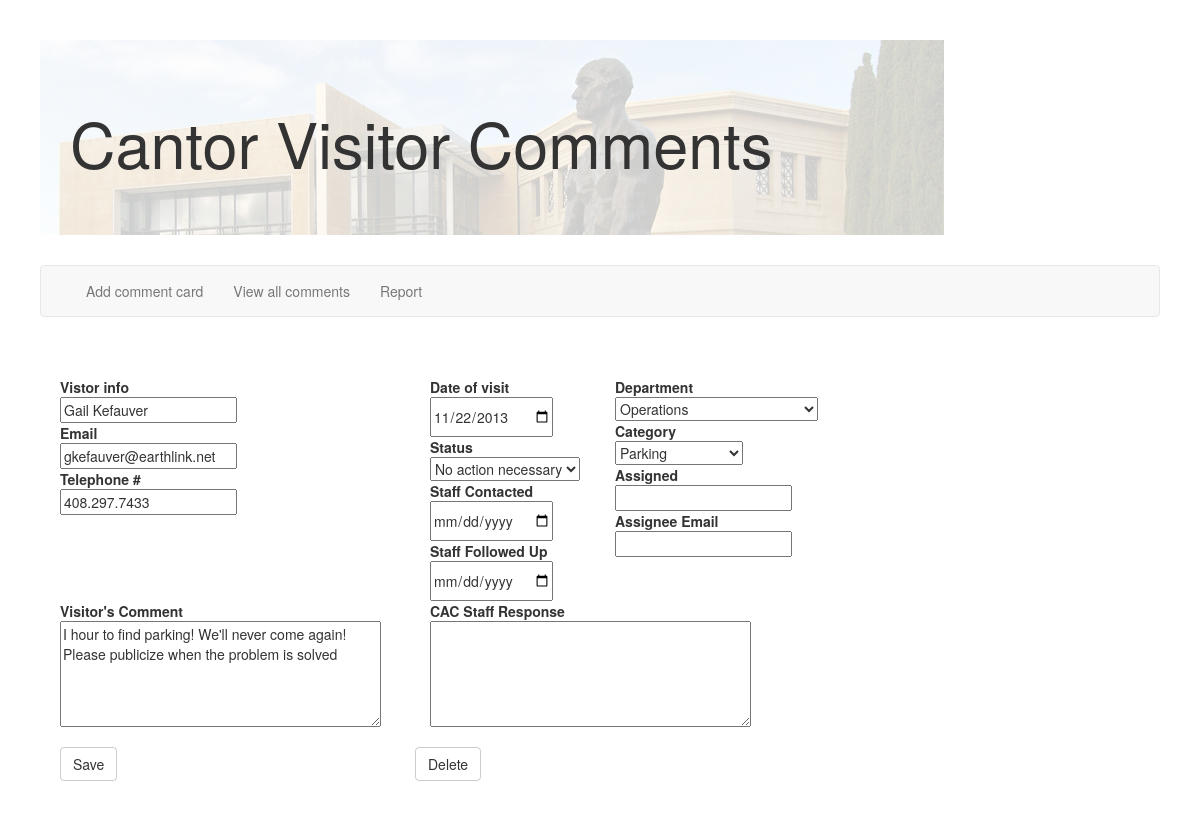
The app's page /edit_comment.php?commentID=1 with its own data.
### tables this page shows
CREATE TABLE Comments(CommentID integer PRIMARY KEY, Date datetime, CommentText varchar, 
Name varchar, Telephone varchar, Email varchar, Status varchar, Department varchar, 
Category varchar, Assignee varchar, AssigneeEmail varchar, ContactDate datetime, FollowUpDate datetime, StaffResponse varchar);

### edit_comment.php (the view, shortened to what this page needs)
<html>
<head>
  <link href="bootstrap/css/bootstrap.min.css" rel="stylesheet">
</head>
<?php
	include ('./cantorsqlitedb.php');
?>
<div class="content">
<?php
  if($_GET["commentID"]) {
    $commentID = $_GET["commentID"];
    try {
      $db->beginTransaction();
      $query = "Select * from Comments where CommentID=" . $commentID;
      $result = $db->query($query);
      $row = $result->fetch();
      $date = $row["Date"];
      $name = $row["Name"];
      $status = $row["Status"];
      $comment = $row["CommentText"];
      $telephone = $row["Telephone"];
      $email = $row["Email"];
      $assignee = $row["Assignee"];
      $assignee_email = $row["AssigneeEmail"];
      $department = $row["Department"];
      $contact_date = $row["ContactDate"];
      $follow_up_date = $row["FollowUpDate"];
      $category = $row["Category"];
      $staffResponse = $row["StaffResponse"];
      echo "<form role=\"form\" method=\"POST\">";
      echo "<br><input type=\"hidden\" name=\"commentID\" value=\"" . $commentID . "\">";
      echo "<div class=\"row\">";
      echo "<div class=\"col-md-4\">";
      echo "<strong>Vistor info</strong>";
      echo "<br><input type=\"text\" name=\"name\" value=\"" . $name . "\">";
      echo "<br><strong>Email</strong>";
      echo "<br><input type=\"text\" name=\"email\" value=\"" . $email . "\">";
      echo "<br><strong>Telephone #</strong>";
      echo "<br><input type=\"text\" name=\"telephone\" value=\"" . $telephone . "\">";
      echo "</div>";
      echo "<div class=\"col-md-2\">";
      echo "<strong>Date of visit</strong>";
      echo "<br><input type=\"date\" name=\"date\" value=\"" . $date . "\">";
      echo "<br><strong>Status</strong>";
      $statuses = array("No action necessary", "Action required", "Contact visitor", "Issue solved", "In progress");
      echo "<br><select name=\"status\">";
      foreach ($statuses as $stat) {
        if ($status == $stat)
        {
        	echo "<option selected=\"selected\" value=\"" . $stat . "\">" . $stat . "</option>";
        } else {
      		echo "<option value=\"" . $stat . "\">" . $stat . "</option>";
      	}
      }
      echo "</select>";
      echo "<br><strong>Staff Contacted</strong>";
      echo "<br><input type=\"date\" name=\"contact_date\" value=\"" . $contact_date . "\">";
      echo "<br><strong>Staff Followed Up</strong>";
      echo "<br><input type=\"date\" name=\"follow_up_date\" value=\"" . $follow_up_date . "\">";
      echo "</div>";
      echo "<div class=\"col-md-2\">";
      echo "<strong>Department</strong>";
      $departments = array("Administration", "Operations", "Curatorial Staff",
      					"Curatorial Assistants", "Education Staff",
      					"External Relations Staff", "Collections", "Art Preparotors",
      					"Rights and Reproductions", "CAC Internal (Administration)",
      					"Security");
      echo "</br><select name=\"department\">";
      foreach ($departments as $dep) {
        if ($department == $dep)
        {
        	echo "<option selected=\"selected\" value=\"" . $dep . "\">" . $dep . "</option>";
        } else {
      		echo "<option value=\"" . $dep . "\">" . $dep . "</option>";
      	}
      }
      echo "</select>";
      echo "</br><strong>Category</strong>";
      $categories = array("Parking", "Exhibition", "Bookstore", "Compliments", "E-News",
      					"Building Issues", "Security", "Business", "Maps/Direction",
      					"Docents", "Cafe", "Complaints", "Family Programs",
      					"Lost and Found");
      echo "</br><select name=\"category\">";
      foreach ($categories as $cat) {
        if ($category == $cat)
        {
        	echo "<option selected=\"selected\" value=\"" . $cat . "\">" . $cat . "</option>";
        } else {
      		echo "<option value=\"" . $cat . "\">" . $cat . "</option>";
      	}
      }
      echo "</select>";
      echo "</br><strong>Assigned</strong>";
      echo "</br><input type=\"text\" name=\"assignee\" value=\"" . $assignee . "\">";
      echo "</br><strong>Assignee Email</strong>";
      echo "</br><input type=\"text\" name=\"assignee_email\" value=\"" . $assignee_email . "\">";
      echo "</div>";
      echo "</div>";
      echo "<div class=\"row\">";
      echo "<div class=\"col-md-4\">";
      echo "<strong>Visitor's Comment</strong>";
      echo "</br><textarea rows=\"5\" cols=\"40\" name=\"comment\">" . $comment . "</textarea>";
      echo "</div>";
      echo "<div class=\"col-md-4\">";
      echo "<strong>CAC Staff Response</strong>";
      echo "</br><textarea rows=\"5\" cols=\"40\" name=\"staffResponse\">" . $staffResponse . "</textarea>";
      echo "</div>";
      echo "</div>";
      echo "
        <div class=\"row\">
        <br>
        <div class=\"col-md-4\">
          <input type=\"hidden\" name=\"commentID\" value=\"" . $commentID . "\"/>
          <button type=\"submit\" class=\"btn btn-default\">Save</button>
        </div>
        </form>
        <form role=\"form\" method=\"POST\">
          <input type=\"hidden\" name=\"commentID\" value=\"" . $commentID . "\"/>
          <input type=\"hidden\" name=\"delete\"/>
          <button type=\"submit\" class=\"btn btn-default\" value=\"delete\">Delete</button>
        </form>
        </div>";
    } catch (Exception $e) {
      echo "<h3>Exception" . $e . "</h3>";
    }
  } else {
    header('Location: http://cgi.stanford.edu/~tsantos/view_comments.php');
  }
?>
</body>
</html>

### public/css/general.css (style rules this page uses)
body { margin: 40px; }
.content { padding: 20px; }
.jumbotron { position: relative; background: none; }
.jumbotron:after { content:""; background-color:#00ff00; background: url("../images/cantor_jumbotron.jpg"); background-repeat:no-repeat; opacity: 0.2; top: 0; left: 0; bottom: 0; right: 0; position: absolute; z-index: -1; }

### records on screen
comments: name "Gail Kefauver", email "gkefauver@earthlink.net", telephone "408.297.7433", date "11/22/2013", status "No action necessary", department "Operations", category "Parking", comment "I hour to find parking! We'll never come again! Please publicize when the problem is solved"
